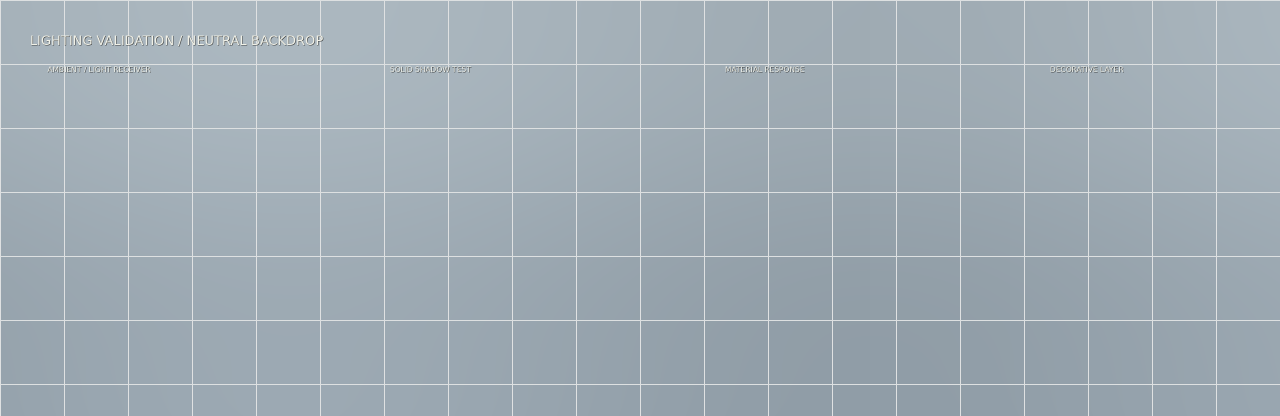
#> input picture PlatformerSandbox/Content/Levels/TerrainArt/LightingTest/Backdrop.png, 2560 x 832 px (shown at 1/2 size)
$ python phase21_shadow_hull.py ../Content/Levels/TerrainArt/LightingTest/Backdrop.png
#> lines starting #> are read from the running program, lines starting #| are printed output that depends on the picture
#> in main, im is the input picture: PIL image 2560x832 RGBA; mean R, G, B, A 152.8, 165.4, 174.4, 247.8
"""Offline alpha-to-LDtk shadow hull authoring. Requires Pillow and Shapely.
Never reads GPU pixels at runtime; writes only explicitly requested outputs.
"""
import argparse, json
from pathlib import Path
from PIL import Image, ImageDraw
from shapely.geometry import box
from shapely.ops import unary_union


def extract(image, alpha=128, tolerance=1.0, min_area=4):
#> called with alpha = 128, tolerance = 1, min_area = 4
    if not (1 <= alpha <= 255 and tolerance >= 0 and min_area >= 0):
        raise ValueError("Invalid alpha/tolerance/min-area")
    im = image.convert('RGBA'); w,h = im.size
#> after `w, h = im.size`: w = 2560; h = 832
    if w*h > 16_000_000: raise ValueError('Image exceeds 16 MP offline budget')
    mask = im.getchannel('A'); pix=mask.load(); runs=[]
#> after `mask = im.getchannel('A')`:
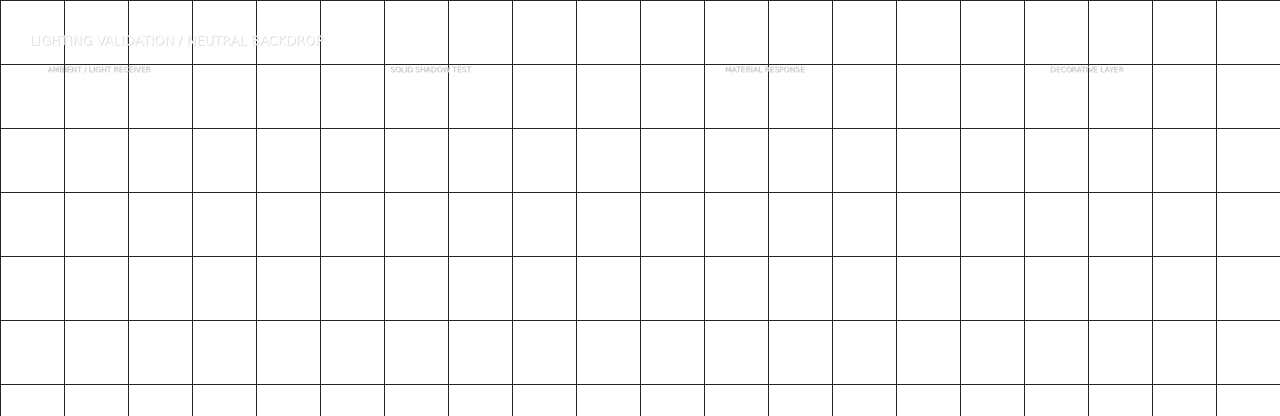
#> mask: PIL image 2560x832 L (shown at 1/2 size); min 35, max 255, mean 247.8
    for y in range(h):
        x=0
        while x<w:
            if pix[x,y]<alpha: x+=1; continue
            start=x
            while x<w and pix[x,y]>=alpha: x+=1
            runs.append(box(start,y,x,y+1))
            if len(runs)>250000: raise ValueError('Alpha mask too fragmented; simplify artwork')
    if not runs: raise ValueError('No solid pixels')
    geom=unary_union(runs)
    parts=list(geom.geoms) if geom.geom_type=='MultiPolygon' else [geom]
    parts=[p.simplify(tolerance,preserve_topology=True) for p in parts if p.area>=min_area]
    parts.sort(key=lambda p:(p.bounds[0],p.bounds[1],-p.area))
    if not parts: raise ValueError('No contours survive minimum area')
    if any(p.geom_type!='Polygon' or not p.is_valid or p.interiors for p in parts):
#> (the run stopped early here; a loop or call above may not have finished)
